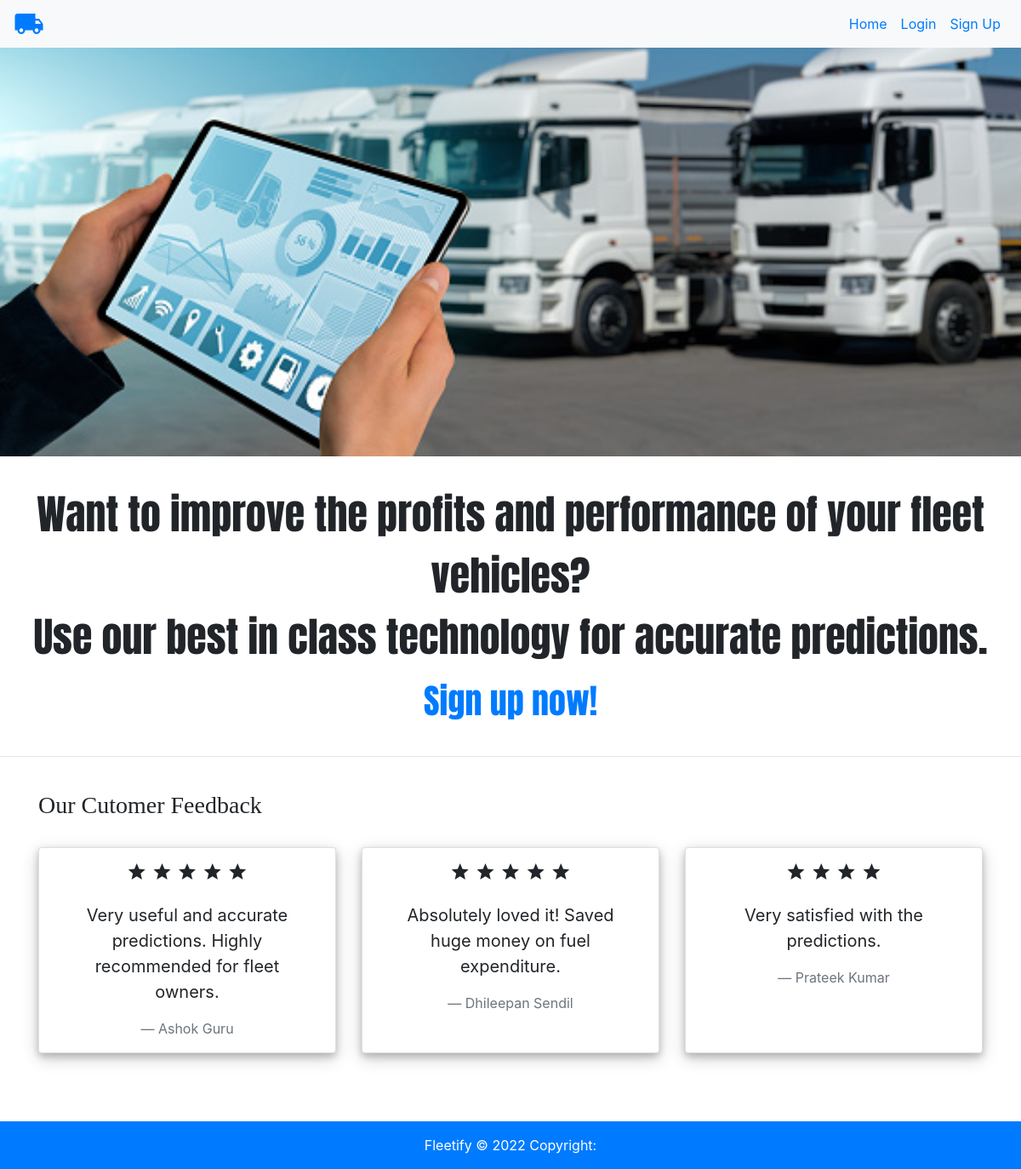
The page / on the database its author committed.
### IBM Flask App/website/models.py (models this page shows)
class User(db.Model, UserMixin):
    id = db.Column(db.Integer, primary_key=True)
    email = db.Column(db.String(150), unique=True)
    password = db.Column(db.String(30))
    first_name = db.Column(db.String(30))
    last_name = db.Column(db.String(30))
    rating = db.Column(db.Integer)
    text = db.Column(db.String(300))
    predictions = db.relationship('Prediction')

### IBM Flask App/website/views.py (the view)
@views.route('/')
def home():
    reviews=db.engine.execute("Select first_name,last_name,text,rating from User Where not text='None' Order By rating DESC limit 3;")
    return render_template("home.html", user=current_user, reviews=reviews)

### IBM Flask App/website/templates/home.html (shortened to what this page needs)
{% extends "base.html" %} {% block title %}Home{% endblock %} {% block content
%}
<div class="d-flex" id="bgpic">
</div>
<div align="center" style="font-family:'Anton'; font-size: 3rem;margin:2rem;">Want to improve the profits and performance of your fleet vehicles?<br>Use our best in class technology for accurate predictions.
<br><span class="text-primary" style="font-size: 2.5rem">Sign up now!</span></div>
<hr>
<div class="container">
  <br>
  <h3>Our Cutomer Feedback</h3>
  <br>
  <div class="card-deck">
    {% for ureview in reviews%}
      <blockquote class="blockquote card">
        <div>
          {% for stars in range(ureview[3]) %}
        <span class="material-icons">
        </span>
        {% endfor %}
        </div>
        <p class="mb-0 card-text" style="padding:1rem">{{ureview[2]}}</p>
        <footer class="blockquote-footer">{{ureview[0]+' '+ureview[1]}}</footer>
      </blockquote>
    {%endfor%}
  </div>
</div>
{% endblock %}

### IBM Flask App/website/templates/base.html (shortened to what this page needs)
<!DOCTYPE html>
<html>
  <head>
    <link
      rel="stylesheet"
      href="https://stackpath.bootstrapcdn.com/bootstrap/4.4.1/css/bootstrap.min.css"
    />
    <link
      rel="stylesheet"
      href="https://stackpath.bootstrapcdn.com/font-awesome/4.7.0/css/font-awesome.min.css"
    />
    <link href="https://gitcdn.github.io/bootstrap-toggle/2.2.2/css/bootstrap-toggle.min.css" rel="stylesheet">
    <link rel="stylesheet" href="../static/style.css"/>
  </head>
  <body>
    <nav class="navbar navbar-expand-lg bg-light">
      <div class="collapse navbar-collapse" id="navbar">
        <a href="/"><span class="material-icons md-36 pull-left">
          </span>
        </a>
        <div class="navbar-nav ml-auto">
          <a class="nav-item nav-link" id="home" href="/">Home</a>
          {% if user.is_authenticated %}
          <a class="nav-item nav-link" id="dashboard" href="/dashboard">Dashboard</a>
          <a class="nav-item nav-link text-warning" id="logout" href="/logout">Hello {{user.first_name}}, Logout</a>
          {% else %}
          <a class="nav-item nav-link" id="login" href="/login">Login</a>
          <a class="nav-item nav-link" id="signUp" href="/sign-up">Sign Up</a>
          {% endif %}
        </div>
      </div>
    </nav>
    <div id="wrap">
      <div id="main">
          {% block content %} {% endblock %}
      </div>
    </div>
<footer class="page-footer bg-primary text-white">
  <div class="footer-copyright text-center py-3">Fleetify © 2022 Copyright:
  </div>
</footer>
  </body>
</html>

### IBM Flask App/website/static/style.css (style rules this page uses)
body,html { margin: 0px; height: 100%; }
#wrap { min-height: 85%; }
#main { overflow: auto; padding-bottom: 5rem; }
#bgpic { background: url('../static/fleet.jpg'); background-position: center; background-size: cover; background-repeat: no-repeat; height: 60vh; width: 100vw; }
h3 { font-family:Georgia, 'Times New Roman', Times, serif; }
.material-icons.md-36 { font-size: 36px; }
.card { padding:1rem; box-shadow: 0 4px 8px 0 rgba(0, 0, 0, 0.2), 0 6px 20px 0 rgba(0, 0, 0, 0.19); text-align: center; }

### rows shown on the page
User: rating 5 (drawn), text "Very useful and accurate predictions. Highly recommended for fleet owners.", first_name+last_name "Ashok Guru"
User: rating 5 (drawn), text "Absolutely loved it! Saved huge money on fuel expenditure.", first_name+last_name "Dhileepan Sendil"
User: rating 4 (drawn), text "Very satisfied with the predictions.", first_name+last_name "Prateek Kumar"
